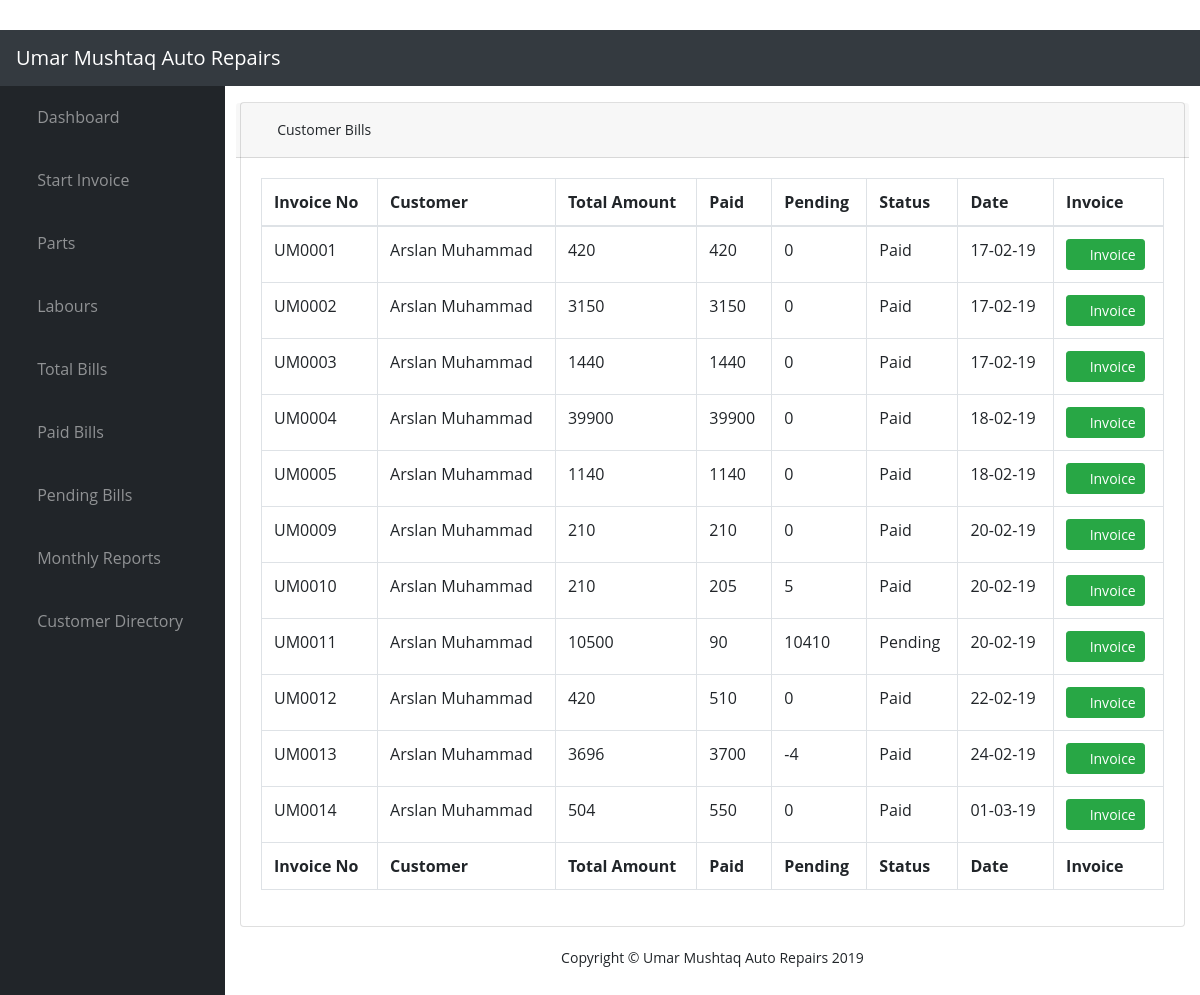
/CustomerBills/94 (signed in), run on the app's committed database.
### app/models.py (models this page shows)
class Invoice(models.Model):
    invoiceNo = models.CharField(max_length=10, blank=True)
    customer = models.ForeignKey(Customer, null=True)
    plate = models.CharField(max_length=20)
    model = models.CharField(max_length=20)
    AC_CHOICES = ((True, 'AC'), (False, 'Non AC'))
    isAC = models.BooleanField(choices=AC_CHOICES, default='AC')
    Tran_CHOICES = ((True, 'Automatic'), (False, 'Manual'))
    transmission = models.BooleanField(choices=Tran_CHOICES, default='Automatic')
    color = models.CharField(max_length=20)
    miles = models.CharField(max_length=20)
    motor = models.CharField(max_length=20)
    year = models.CharField(max_length=20)
    partTotal = models.PositiveIntegerField(default = 0)
    labourTotal = models.PositiveIntegerField(default = 0)
    taxAmount = models.DecimalField(default = 0, max_digits=10, decimal_places=2)
    totalAmount = models.DecimalField(default = 0, validators=[MinValueValidator(0)], max_digits=10, decimal_places=2)
    discount = models.PositiveIntegerField(default = 0, validators=[MaxValueValidator(100)])
    grandTotal = models.PositiveIntegerField()
    paid = models.PositiveIntegerField()
    balance = models.IntegerField()
    status = models.BooleanField()
    due_date = models.DateField(default=datetime.now)
    date_created = models.DateTimeField(default=datetime.now, blank=True)
    date_modified = models.DateTimeField(default=datetime.now, blank=True)

class Customer(models.Model):
    name = models.CharField(max_length=200)
    address = models.CharField(max_length=200)
    contact = models.CharField(max_length=200)
    email = models.EmailField(max_length=200)
    date_created = models.DateTimeField(default=datetime.now, blank=True)
    date_modified = models.DateTimeField(default=datetime.now, blank=True)

### app/views.py (the view)
# urls.py: url(r'^CustomerBills/(?P<customerID>\d+)$', app.views.customerBills, name='customerBills'),
@login_required(login_url='/login/')
def customerBills(request, customerID, template_name='app/customerBills.html'):
    bills = Invoice.objects.filter(customer_id=customerID)
    data = {
            'title':'Customer Bills',
            'year':datetime.now().year
           }
    data['bills'] = bills
    return render(request, template_name, data)

### app/templates/app/customerBills.html
{% extends "app/layout.html" %}
{% block content %}
{% load widget_tweaks %}
{% load staticfiles %}
    <div class="container-fluid">
        <div class="card mb-3">
            <div class="card-header form-row">
                <span><i class="fas fa-fw fa-money-bill-alt"></i> Customer Bills </span>
            </div>
            <div class="card-body">
                <div class="table-responsive">
                    {% if bills %}
                    <table class="table table-bordered" id="dataTable" width="100%" cellspacing="0">
                        <thead>
                            <tr>
                                <th>Invoice No</th>
                                <th>Customer</th>
                                <th>Total Amount</th>
                                <th>Paid</th>
                                <th>Pending</th>
                                <th>Status</th>
                                <th>Date</th>
                                <th>Invoice</th>
                            </tr>
                        </thead>
                        <tfoot>
                            <tr>
                                <th>Invoice No</th>
                                <th>Customer</th>
                                <th>Total Amount</th>
                                <th>Paid</th>
                                <th>Pending</th>
                                <th>Status</th>
                                <th>Date</th>
                                <th>Invoice</th>
                            </tr>
                        </tfoot>
                        <tbody>
                            {% for bill in bills %}
                            <tr>
                                <td>{{bill.invoiceNo}}</td>
                                <td>{{bill.customer.name}}</td>
                                <td>{{bill.grandTotal}}</td>
                                <td>{{bill.paid}}</td>
                                <td>{{bill.balance}}</td>
                                <td>{% if bill.status == True %} Paid {% else %} Pending {% endif %}</td>
                                <td>{{bill.date_created|date:"d-m-y"}}</td>
                                <td>
                                    <a href="{% url 'invoice' bill.id %}" class="btn btn-success btn-sm">
                                        <i class="fas fa-file-invoice-dollar"></i> Invoice
                                    </a>
                                </td>
                            </tr>
                            {% endfor %}
                        </tbody>
                    </table>
                    {% endif %}
                </div>
            </div>
        </div>
    </div>
{% endblock %}

### app/static/app/css/sb-admin.css (style rules this page uses)
html { position: relative; min-height: 100%; }
body { height: 100%; }
:root { --input-padding-x: 0.75rem; --input-padding-y: 0.75rem; }

### data on the page
Invoice: invoiceNo "UM0001", customer.name "Arslan Muhammad", grandTotal "420", paid "420", balance "0", status "Paid", date_created "17-02-19"
Invoice: invoiceNo "UM0002", customer.name "Arslan Muhammad", grandTotal "3150", paid "3150", balance "0", status "Paid", date_created "17-02-19"
Invoice: invoiceNo "UM0003", customer.name "Arslan Muhammad", grandTotal "1440", paid "1440", balance "0", status "Paid", date_created "17-02-19"
Invoice: invoiceNo "UM0004", customer.name "Arslan Muhammad", grandTotal "39900", paid "39900", balance "0", status "Paid", date_created "18-02-19"
Invoice: invoiceNo "UM0005", customer.name "Arslan Muhammad", grandTotal "1140", paid "1140", balance "0", status "Paid", date_created "18-02-19"
Invoice: invoiceNo "UM0009", customer.name "Arslan Muhammad", grandTotal "210", paid "210", balance "0", status "Paid", date_created "20-02-19"
Invoice: invoiceNo "UM0010", customer.name "Arslan Muhammad", grandTotal "210", paid "205", balance "5", status "Paid", date_created "20-02-19"
Invoice: invoiceNo "UM0011", customer.name "Arslan Muhammad", grandTotal "10500", paid "90", balance "10410", status "Pending", date_created "20-02-19"
Invoice: invoiceNo "UM0012", customer.name "Arslan Muhammad", grandTotal "420", paid "510", balance "0", status "Paid", date_created "22-02-19"
Invoice: invoiceNo "UM0013", customer.name "Arslan Muhammad", grandTotal "3696", paid "3700", balance "-4", status "Paid", date_created "24-02-19"
Invoice: invoiceNo "UM0014", customer.name "Arslan Muhammad", grandTotal "504", paid "550", balance "0", status "Paid", date_created "01-03-19"
